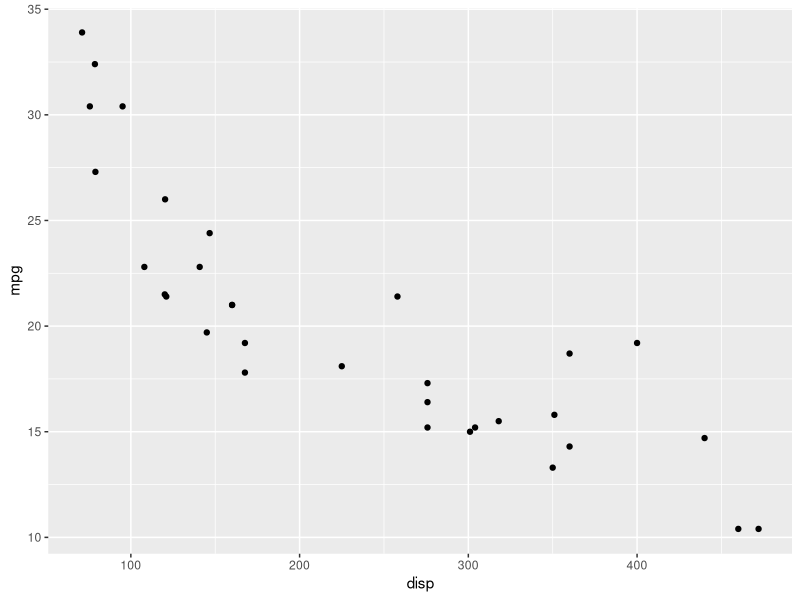
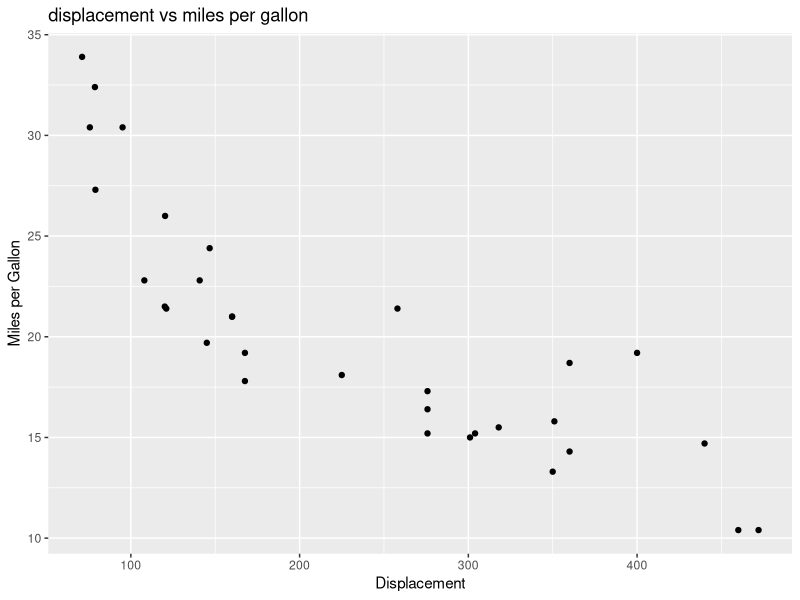
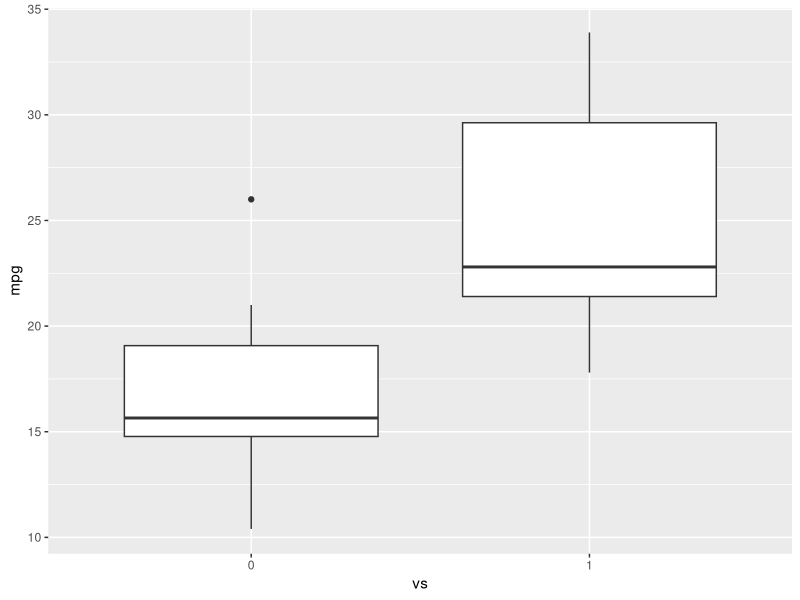
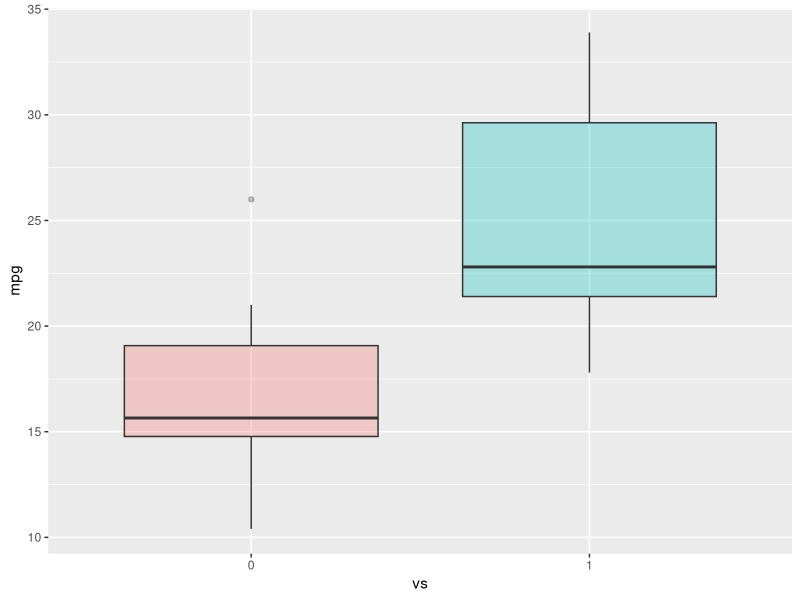
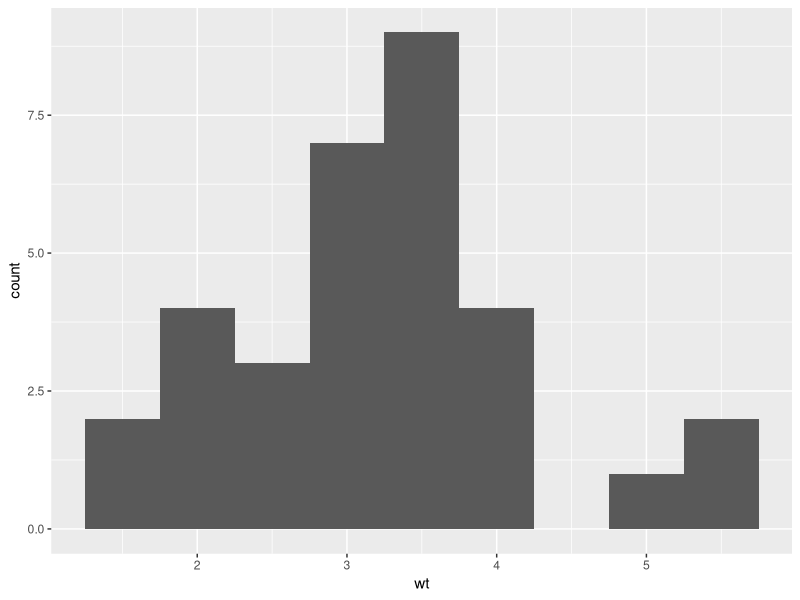

Write the R code that produced these figures, in order. (Note: this script raises an error after producing the figures.)
library (datasets)
data(iris)
View(iris)
unique(iris$Species)
install.packages("GGally", repos = "https://cran.r-project.org", type= "source") 

library(datasets)
# Load Data
data(mtcars)
# View first 5 rows
head(mtcars, 5)
?mtcars

#load ggplot package
library(ggplot2)
# create a scatterplot of displacement (disp) and miles per gallon (mpg)
ggplot(aes(x=disp,y=mpg,),data=mtcars)+geom_point()

# change axis name
ggplot(aes(x=disp,y=mpg,),data=mtcars)+geom_point()+ggtitle("displacement vs miles per gallon") + labs(x = "Displacement", y = "Miles per Gallon")

#make vs a factor
mtcars$vs <- as.factor(mtcars$vs)
# create boxplot of the distribution for v-shaped and straight Engine
ggplot(aes(x=vs, y=mpg), data = mtcars) + geom_boxplot()

ggplot(aes(x=vs, y=mpg, fill = vs), data = mtcars) + 
  geom_boxplot(alpha=0.3) +
  theme(legend.position="none")

#Finally, let us create the histogram of weight wt.
ggplot(aes(x=wt),data=mtcars) + geom_histogram(binwidth=0.5)


#혼자 연습

library(datasets)
data(iris)
View(iris)
?iris

#각 species별 크기를 알고 싶다 
iris$Species <- as.factor(iris$species)
ggplot(aes(x=Species, y=Petal.Length), data=iris) + geom_boxplot() +ggtitle("petal length boxplot by species") + labs(x="3 Species")

#petal & sepal correlation
ggplot(aes(x=Petal.Width, y=Sepal.Length), data=iris)+geom_point()
ggplot(aes(x=Petal.Width, y=Sepal.Width), data=iris)+geom_point()
ggplot(aes(x=Petal.Length, y=Sepal.Length), data=iris)+geom_point()
ggplot(aes(x=Petal.Length, y=Sepal.Width), data=iris)+geom_point()



